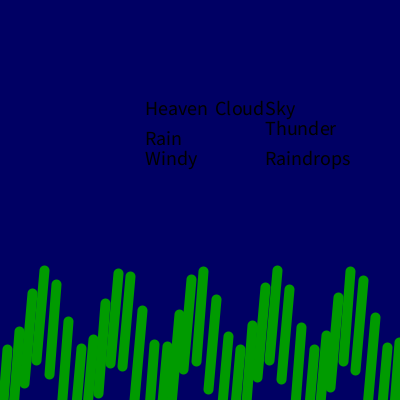
Frame 1 (no input)
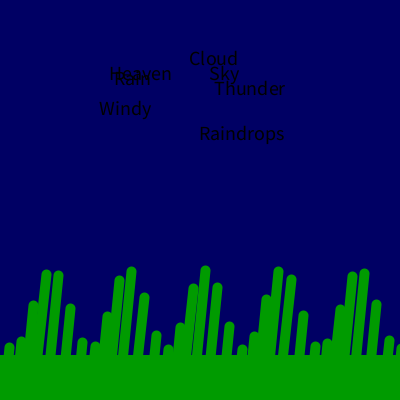
Frame 60 (the mouse pressed at the canvas centre just before this capture)
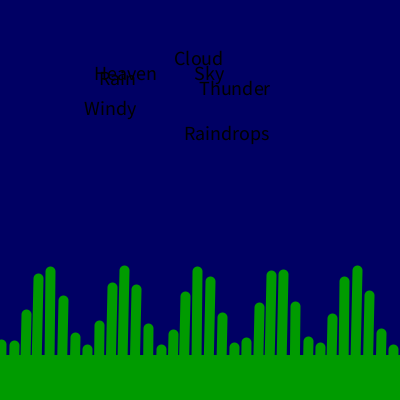
Frame 120 (the mouse held since frame 60 and released just before this capture)

The Processing sketch that drew these frames (run headless with seeded random() and noise(); from frame 60 on, the mouse is pressed at the canvas centre):

// Processing sketch: processing_175807
// ── processing_175807.pde

float counter = 0;
 int value = 0;
void setup()
{
  size(400, 400);
}
 
void draw()
{
 
  background(0, 0, 100);
 
  rect (0, 400, 800, 90);
  fill(155);
  smooth(3);
 
  counter += 0.001;
 


 
 
  float step = map(10, 0, width, 10, 100);
  float amplitude = map(height, 100, width, 20, 40);
   
 
   

{
  pushMatrix();
   
 {
   text("Thunder",10,10,10,10);
textSize(20);
fill(100,0,0);
 }


  popMatrix();





}

 pushMatrix();
 fill(0);
 textSize(20);
  text("Cloud",200+sin(millis()/1000.0)*20, 100, 60, 100);
 
  text("Sky",250+sin(millis()/1000.0)*20, 100, 120, 70);
 
  text("Heaven",130+sin(millis()/1000.0)*20, 100, 80, 70);
 text("Rain",130+sin(millis()/1000.0)*20, 130, 70, 120);
 text("Windy",130+sin(millis()/1000.0)*20, 150,100,100);
  text("Raindrops",250+sin(millis()/1000.0)*20, 150, 140,50);
  text("Thunder",250+sin(millis()/1000.0)*20, 120, 110, 80);
 
 popMatrix();
 
 
  translate(width/4, height/2);
  rectMode(CENTER);
  for (int i=0; i<100; i++ )
   
  {
 
 
    pushMatrix();
 
    translate(i*step, cos(counter+i)*amplitude);
    translate(-200, 100);
    stroke(0, 155, 0);
    strokeWeight(10);
 
    line (100+sin(millis()/1000.0)*10, 10, 100, 100);       
 
    stroke(10);
 
    popMatrix();
 
 
    counter += 0.001;
  }
  noStroke();
  fill(0, 155, 0);
}
